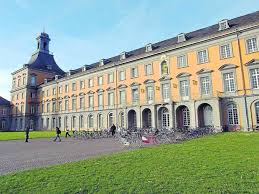
#> input picture Sheet08/data/exercise2/building.jpeg, 259 x 194 px
$ python exercise2.py   (older library calls are emulated)
#> lines starting #> are read from the running program, lines starting #| are printed output that depends on the picture; after the words box and inside, x2 and y2 are one past the last pixel; in counts of white or black regions, pixels touching at a corner belong together
import cv2
import numpy as np
import matplotlib.pylab as plt

def display_corners(image, corners, title):
    '''

    :param image: Original Image
    :param corners: Corners
    :param title: Title of the plot
    :return:
    '''
    #find local maxima using dilate for non-maximum supression
    dilated_corners = cv2.dilate(corners, None)
    #display the dilated corners
    display_image(dilated_corners, title + ': Dilated Corners')
    #mark the corners
    image[dilated_corners > 0.1 * dilated_corners.max()]=[0, 0, 255]
    #display the image with marked corners
    display_image(image, title)

def threshold_corners(corners, threshold):
    '''
    Thresholding corners
    :param corners: Corners
    :param threshold: Threshold value
    :return:
    '''
    #normalize the corners
    corners_normed = cv2.normalize(corners, None, alpha=0, beta=1, norm_type=cv2.NORM_MINMAX, dtype=cv2.CV_64F)
    #return the corners with intensity above threshold
    return (corners_normed > threshold).astype('float')


def display_image(image, title):
    '''
        display the image
        :param image: Image
        :param title: Title of the plot
        :return:
        '''
    plt.figure()
    plt.imshow(image)
    plt.title(title)
    plt.show()

def main():
    # Load the image
    filepath = 'data/exercise2/building.jpeg'
    image_color = cv2.imread(filepath)
#> image_color is the input picture: shape (194, 259, 3); mean B, G, R 146, 164.5, 147.8
    image = cv2.cvtColor(image_color, cv2.COLOR_BGR2GRAY)
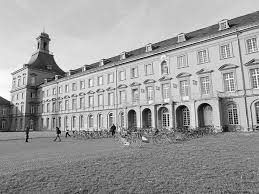
#> image: shape (194, 259); min 0, max 255, mean 157.4

    # Compute Structural Tensor
    I_x = cv2.Sobel(image, ddepth=cv2.CV_64F, dx=1, dy=0, ksize=3)
    I_y = cv2.Sobel(image, ddepth=cv2.CV_64F, dx=0, dy=1, ksize=3)
    box_kernel = (1. / 9) * np.ones((3, 3))
    #M = np.block([[np.square(I_x), I_xy], [I_xy, np.square(I_y)]])
    #M = cv2.filter2D(M, -1, box_kernel)
    IxIx = cv2.filter2D(np.square(I_x), -1, box_kernel)
    IyIy = cv2.filter2D(np.square(I_y), -1, box_kernel)
    IxIy = cv2.filter2D(np.multiply(I_x, I_y), -1, box_kernel)
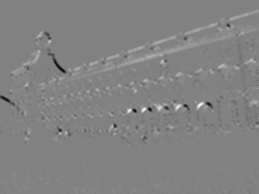
#> IxIy: shape (194, 259) float64; min -146880.6, max 141527.8, mean 1164.1; drawn with min black and max white
    det_M = np.multiply(IxIx, IyIy) - np.square(IxIy)
    trace_M = np.add(IxIx, IyIy)

    # Harris Corner Detection
    k = 0.04
    hcorner_thresh = 0.3
    corner_response = det_M - (k * np.square(trace_M))
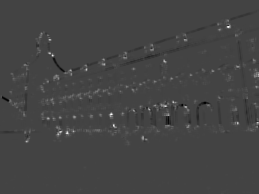
#> corner_response: shape (194, 259) float64; min -3.94e+09, max 1.1e+10, mean 65429348.1; drawn with min black and max white
    R = threshold_corners(corner_response, hcorner_thresh)
#> in threshold_corners, `return (corners_normed > threshold).astype('float')`:
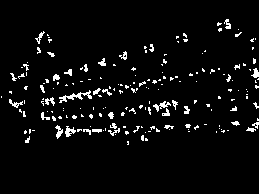
#> returned value: shape (194, 259) float64; values 0 (black) and 1 (white), 4.5% white in thin lines or dots, all inside (x1, y1, x2, y2) = (1, 19, 259, 145)
    display_image(R, 'Harris Corner Response: Thresholded')
    display_corners(image_color, corner_response, 'Harris Corners')
#> in display_corners, `dilated_corners = cv2.dilate(corners, None)`:
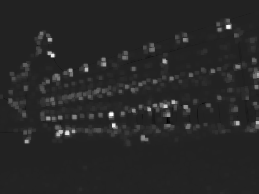
#> dilated_corners: shape (194, 259) float64; min -1.74e+09, max 1.1e+10, mean 266661729.5; drawn with min black and max white

    # Forstner Corner Detection
    epsilon = np.finfo(np.float).eps                        #additive term to avoid division by zero
    threshold_w = 0.1
    threshold_q = 0.95

    w = np.divide(det_M, trace_M + epsilon)
    w_thresholded = threshold_corners(w, threshold_w)
#> in threshold_corners (call 2), `return (corners_normed > threshold).astype('float')`: returned value: shape (194, 259) float64; values 0 (black) and 1 (white), 11.1% white; 210 white regions (144 under 20 px), largest, box (x1, y1, x2, y2) and area: (38, 81, 150, 106) 671, (83, 122, 144, 146) 431, (54, 124, 82, 142) 229
    display_image(w_thresholded, 'Förstner Corner Response - W: Thresholded')

    q = np.divide(4 * det_M, np.square(trace_M) + epsilon)
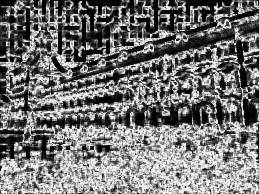
#> q: shape (194, 259) float64; min 0, max 1, mean 0.455
    q_thresholded = threshold_corners(q, threshold_q)
#> in threshold_corners (call 3), `return (corners_normed > threshold).astype('float')`: returned value: shape (194, 259) float64; values 0 (black) and 1 (white), 5.5% white in thin lines or dots
    display_image(q_thresholded, 'Förstner Corner Response - Q: Thresholded')

    forstners_corners = w_thresholded  * q_thresholded
#> forstners_corners: shape (194, 259) float64; values 0 (black) and 1 (white), 1.3% white in thin lines or dots, all inside (x1, y1, x2, y2) = (9, 20, 258, 192)
    display_corners(image_color, forstners_corners, 'Förstner Corners')
#> call 2 of display_corners, with title = 'Förstner Corners'
#> in display_corners (call 2), `dilated_corners = cv2.dilate(corners, None)`: dilated_corners: shape (194, 259) float64; values 0 (black) and 1 (white), 7.6% white; 170 white regions (110 under 20 px), largest, box (x1, y1, x2, y2) and area: (56, 91, 88, 103) 167, (88, 125, 110, 138) 132, (61, 126, 76, 140) 111
#> in display_corners (call 2), `image[dilated_corners > 0.1 * dilated_corners.max()]=[0, 0, 255]`:
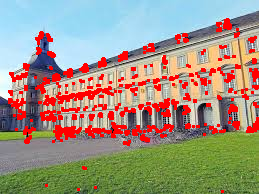
#> image: shape (194, 259, 3); mean B, G, R 129.6, 146.9, 159.9

if __name__ == '__main__':
    main()
